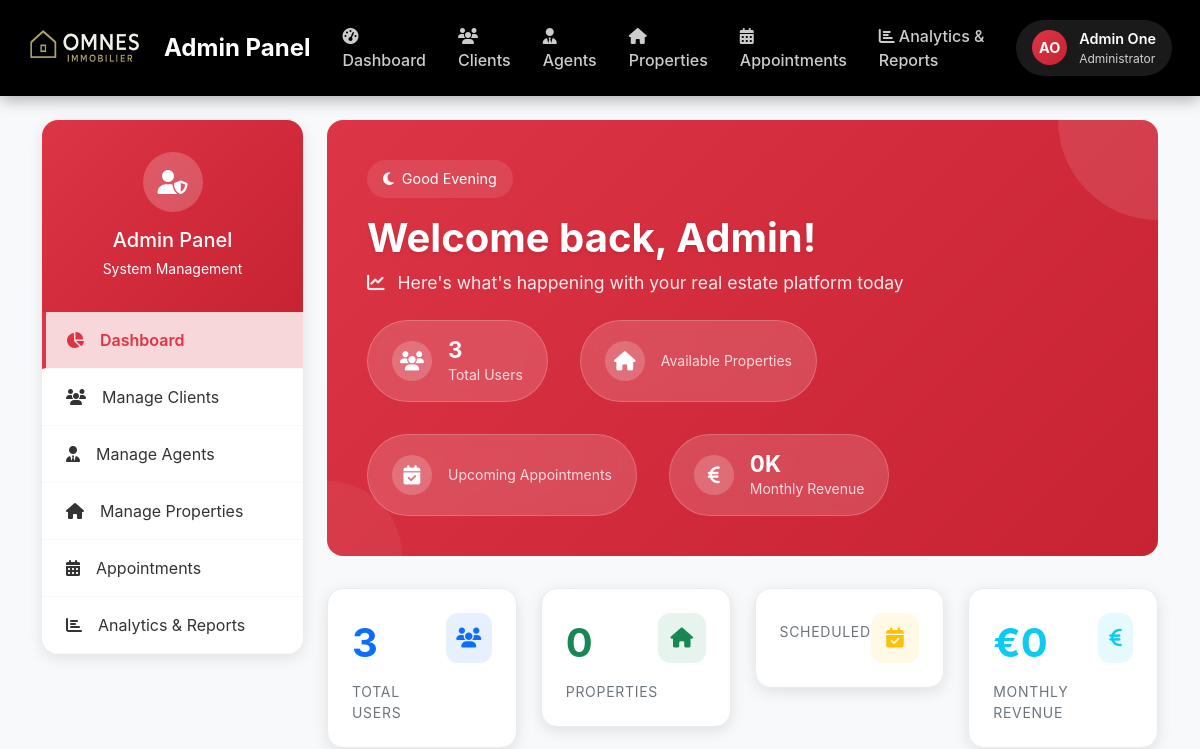
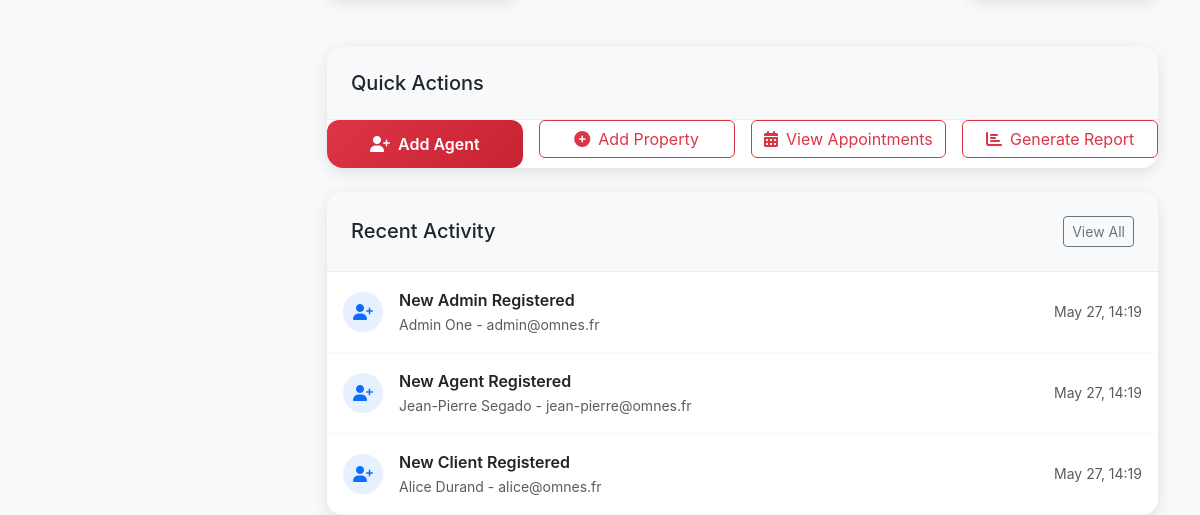
Page /src/admin/dashboard.php (signed in) on the earlier database version (2 pictures, top to bottom).
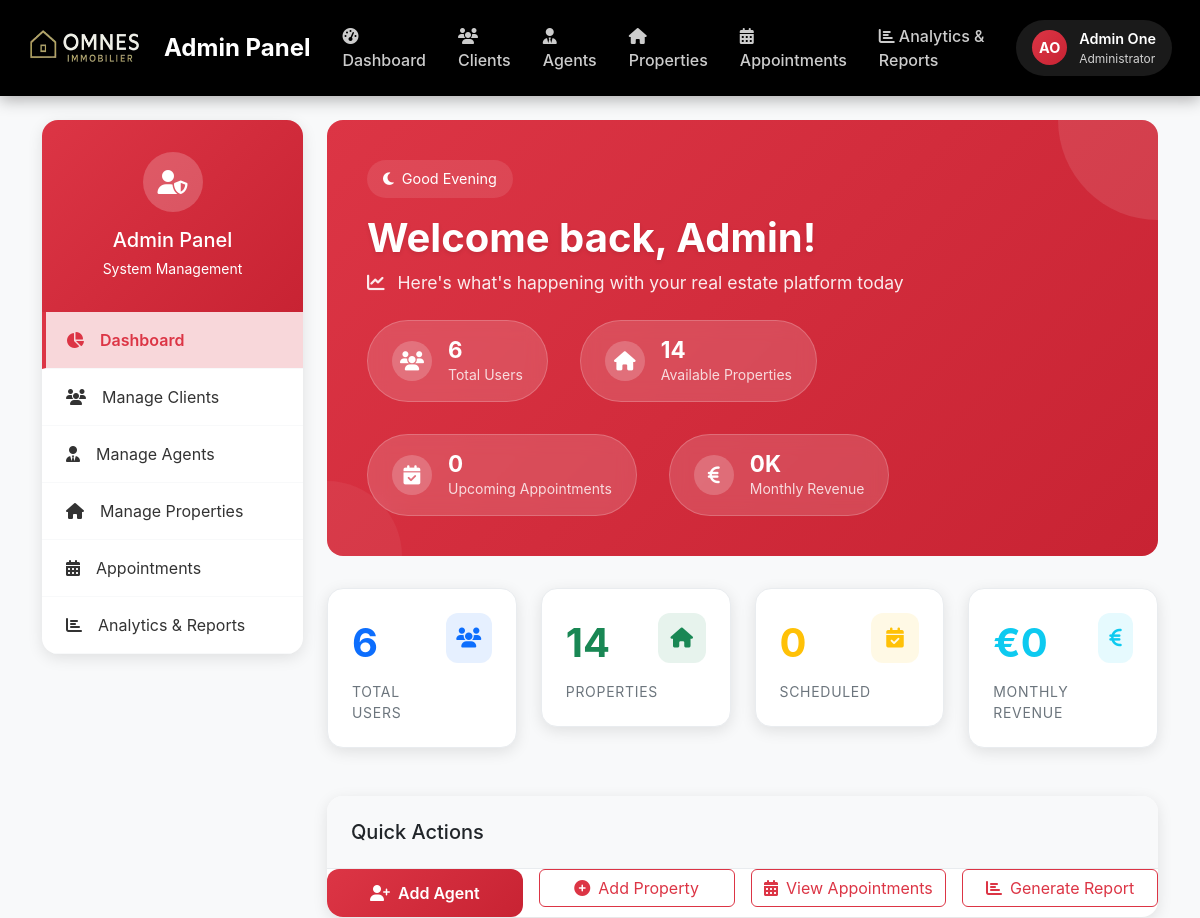
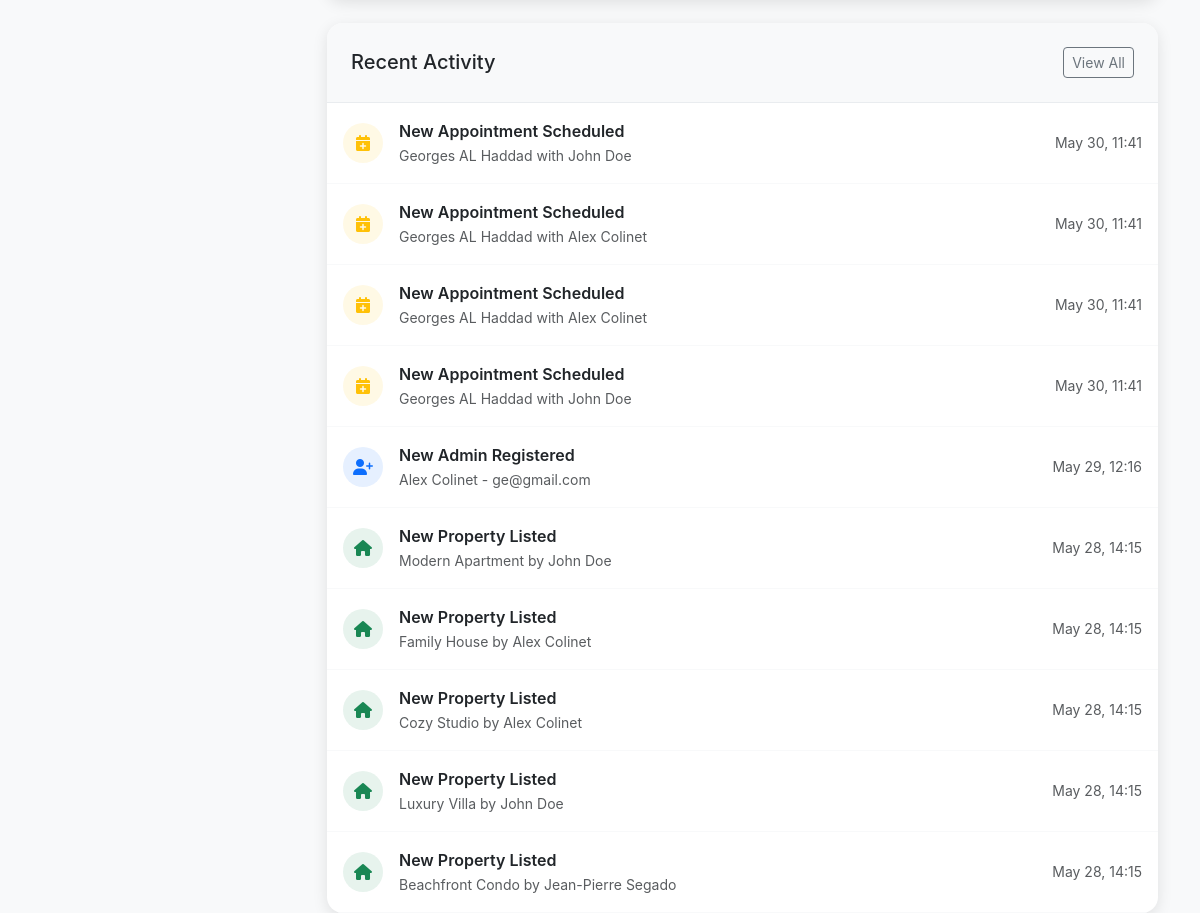
Same page on the later database version (2 pictures, top to bottom).
### tables this page shows
CREATE TABLE IF NOT EXISTS `users` (
  `id` int NOT NULL AUTO_INCREMENT,
  `first_name` varchar(50) NOT NULL,
  `last_name` varchar(50) NOT NULL,
  `email` varchar(100) NOT NULL,
  `password_hash` varchar(255) NOT NULL,
  `role` enum('admin','client','agent') NOT NULL DEFAULT 'client',
  `phone` varchar(15) NOT NULL,
  `created_at` timestamp NULL DEFAULT CURRENT_TIMESTAMP,
  `updated_at` timestamp NULL DEFAULT CURRENT_TIMESTAMP ON UPDATE CURRENT_TIMESTAMP,
  PRIMARY KEY (`id`),
  UNIQUE KEY `email` (`email`)
);

CREATE TABLE IF NOT EXISTS `properties` (
  `id` int NOT NULL AUTO_INCREMENT,
  `agent_id` int NOT NULL,
  `title` varchar(255) NOT NULL,
  `description` text NOT NULL,
  `images` json DEFAULT NULL,
  `price` decimal(12,2) NOT NULL,
  `property_type` enum('house','apartment','land','commercial','rental','auction') NOT NULL,
  `status` enum('available','pending','sold','rented','withdrawn') DEFAULT 'available',
  `address_line1` varchar(255) NOT NULL,
  `city` varchar(100) NOT NULL,
  `state` varchar(100) DEFAULT NULL,
  `postal_code` varchar(20) DEFAULT NULL,
  `country` varchar(100) DEFAULT 'France',
  `bedrooms` int DEFAULT '0',
  `bathrooms` int DEFAULT '0',
  `year_built` int DEFAULT '0',
  `living_area` int NOT NULL DEFAULT '0',
  `has_parking` tinyint(1) DEFAULT '0',
  `parking_spaces` int DEFAULT '0',
  `has_garden` tinyint(1) DEFAULT '0',
  `created_at` timestamp NULL DEFAULT CURRENT_TIMESTAMP,
  `updated_at` timestamp NULL DEFAULT CURRENT_TIMESTAMP ON UPDATE CURRENT_TIMESTAMP,
  PRIMARY KEY (`id`),
  KEY `agent_id` (`agent_id`)
);

CREATE TABLE IF NOT EXISTS `appointments` (
  `id` int NOT NULL AUTO_INCREMENT,
  `client_id` int NOT NULL,
  `agent_id` int NOT NULL,
  `property_id` int NOT NULL,
  `appointment_date` datetime NOT NULL,
  `status` enum('scheduled','completed','cancelled') DEFAULT 'scheduled',
  `location` varchar(255) NOT NULL,
  `created_at` timestamp NULL DEFAULT CURRENT_TIMESTAMP,
  `updated_at` timestamp NULL DEFAULT CURRENT_TIMESTAMP ON UPDATE CURRENT_TIMESTAMP,
  PRIMARY KEY (`id`),
  KEY `client_id` (`client_id`),
  KEY `agent_id` (`agent_id`),
  KEY `property_id` (`property_id`)
);

### src/includes/functions.php (called while the page is built, shortened)
<?php
function isLoggedIn() {
    return isset($_SESSION['user_id']) && !empty($_SESSION['user_id']);
}
function getCurrentUser() {
    global $pdo;
    try {
        $stmt = $pdo->prepare("SELECT * FROM users WHERE id = ?");
        $stmt->execute([$_SESSION['user_id']]);
        return $stmt->fetch(PDO::FETCH_ASSOC);
    } catch (Exception $e) {
        error_log("getCurrentUser error: " . $e->getMessage());
        return null;
    }
}
?>

### src/admin/dashboard.php (the view, shortened to what the changed rows need)
<?php
require_once '../config/database.php';
require_once '../includes/functions.php';
$database = Database::getInstance();
$db = $database->getConnection();
$admin_data = getCurrentUser();
$stats = [
    'total_users' => 0,
    'total_agents' => 0,
    'total_clients' => 0,
    'total_properties' => 0,
    'available_properties' => 0,
    'sold_properties' => 0,
    'total_appointments' => 0,
    'scheduled_appointments' => 0,
    'revenue_this_month' => 0,
    'new_users_this_month' => 0
];
try {
    $user_stats = $db->query("
        SELECT
            COUNT(*) as total_users,
            SUM(CASE WHEN role = 'agent' THEN 1 ELSE 0 END) as total_agents,
            SUM(CASE WHEN role = 'client' THEN 1 ELSE 0 END) as total_clients,
            SUM(CASE WHEN created_at >= DATE_SUB(NOW(), INTERVAL 1 MONTH) THEN 1 ELSE 0 END) as new_users_this_month
        FROM users
    ")->fetch(PDO::FETCH_ASSOC);
    $stats = array_merge($stats, $user_stats);
    $property_stats = $db->query("
        SELECT
            COUNT(*) as total_properties,
            SUM(CASE WHEN status = 'available' THEN 1 ELSE 0 END) as available_properties,
            SUM(CASE WHEN status = 'sold' THEN 1 ELSE 0 END) as sold_properties,
            SUM(CASE WHEN status = 'sold' AND MONTH(updated_at) = MONTH(CURRENT_DATE()) THEN price ELSE 0 END) as revenue_this_month
        FROM properties
    ")->fetch(PDO::FETCH_ASSOC);
    $stats = array_merge($stats, $property_stats);
    $appointment_stats = $db->query("
        SELECT
            COUNT(*) as total_appointments,
            SUM(CASE WHEN status = 'scheduled' AND appointment_date >= NOW() THEN 1 ELSE 0 END) as scheduled_appointments
        FROM appointments
    ")->fetch(PDO::FETCH_ASSOC);
    $stats = array_merge($stats, $appointment_stats);
} catch (Exception $e) {
    error_log("Admin stats error: " . $e->getMessage());
}
$recent_activities = [];
try {
    $recent_users = $db->query("
        SELECT u.*, 'new_user' as activity_type, u.created_at as activity_date
        FROM users u
        ORDER BY u.created_at DESC
        LIMIT 5
    ")->fetchAll(PDO::FETCH_ASSOC);
    $recent_properties = $db->query("
        SELECT p.*, u.first_name, u.last_name, 'new_property' as activity_type, p.created_at as activity_date
        FROM properties p
        JOIN users u ON p.agent_id = u.id
        ORDER BY p.created_at DESC
        LIMIT 5
    ")->fetchAll(PDO::FETCH_ASSOC);
    $recent_appointments = $db->query("
        SELECT a.*, p.title as property_title,
               CONCAT(agent.first_name, ' ', agent.last_name) as agent_name,
               CONCAT(client.first_name, ' ', client.last_name) as client_name,
               'new_appointment' as activity_type, a.created_at as activity_date
        FROM appointments a
        JOIN properties p ON a.property_id = p.id
        JOIN users agent ON a.agent_id = agent.id
        JOIN users client ON a.client_id = client.id
        ORDER BY a.created_at DESC
        LIMIT 5
    ")->fetchAll(PDO::FETCH_ASSOC);
    $recent_activities = array_merge($recent_users, $recent_properties, $recent_appointments);
    usort($recent_activities, function($a, $b) {
        return strtotime($b['activity_date']) - strtotime($a['activity_date']);
    });
    $recent_activities = array_slice($recent_activities, 0, 10);
} catch (Exception $e) {
    error_log("Recent activities error: " . $e->getMessage());
}
?>
<!DOCTYPE html>
<html lang="en">
<head>
    <link href="https://cdnjs.cloudflare.com/ajax/libs/bootstrap/5.3.0/css/bootstrap.min.css" rel="stylesheet">
    <link href="https://cdnjs.cloudflare.com/ajax/libs/font-awesome/6.4.0/css/all.min.css" rel="stylesheet">
</head>
<body>
    <?php include '../includes/admin_header.php'; ?>
    <div class="container mt-4">
        <div class="row">
            <div class="col-lg-9">
                <div class="dashboard-hero">
                    <div class="dashboard-content">
                        <?php
                        $hour = date('H');
                        if ($hour < 12) {
                            $greeting = "Good Morning";
                            $greeting_icon = "fa-sun";
                        } elseif ($hour < 17) {
                            $greeting = "Good Afternoon";
                            $greeting_icon = "fa-cloud-sun";
                        } else {
                            $greeting = "Good Evening";
                            $greeting_icon = "fa-moon";
                        }
                        ?>
                        <div class="time-greeting">
                            <i class="fas <?= $greeting_icon ?> me-2"></i><?= $greeting ?>
                        </div>
                        <h1 class="dashboard-title">
                            Welcome back, <?= htmlspecialchars($admin_data['first_name']) ?>!
                        </h1>
                        <p class="dashboard-subtitle">
                            <i class="fas fa-chart-line me-2"></i>
                            Here's what's happening with your real estate platform today
                        </p>
                        <div class="dashboard-stats-quick">
                            <div class="quick-stat">
                                <div class="quick-stat-info">
                                    <h6><?= $stats['total_users'] ?></h6>
                                    <p>Total Users</p>
                                </div>
                            </div>
                            <div class="quick-stat">
                                <div class="quick-stat-info">
                                    <h6><?= $stats['available_properties'] ?></h6>
                                    <p>Available Properties</p>
                                </div>
                            </div>
                            <div class="quick-stat">
                                <div class="quick-stat-info">
                                    <h6><?= $stats['scheduled_appointments'] ?></h6>
                                    <p>Upcoming Appointments</p>
                                </div>
                            </div>
                            <div class="quick-stat">
                            </div>
                        </div>
                    </div>
                </div>
                <div class="row mb-4">
                    <div class="col-xl-3 col-md-6 mb-4">
                        <div class="stats-card">
                            <div class="d-flex justify-content-between align-items-start">
                                <div>
                                    <div class="stats-value text-primary"><?= $stats['total_users'] ?></div>
                                    <div class="stats-label">Total Users</div>
                                </div>
                            </div>
                        </div>
                    </div>
                    <div class="col-xl-3 col-md-6 mb-4">
                        <div class="stats-card">
                            <div class="d-flex justify-content-between align-items-start">
                                <div>
                                    <div class="stats-value text-success"><?= $stats['total_properties'] ?></div>
                                    <div class="stats-label">Properties</div>
                                </div>
                            </div>
                        </div>
                    </div>
                    <div class="col-xl-3 col-md-6 mb-4">
                        <div class="stats-card">
                            <div class="d-flex justify-content-between align-items-start">
                                <div>
                                    <div class="stats-value text-warning"><?= $stats['scheduled_appointments'] ?></div>
                                    <div class="stats-label">Scheduled</div>
                                </div>
                            </div>
                        </div>
                    </div>
                </div>
                <div class="content-card">
                    <div class="card-body p-0">
                        <?php foreach ($recent_activities as $activity): ?>
                            <div class="activity-item d-flex align-items-center">
                                <?php if ($activity['activity_type'] === 'new_user'): ?>
                                    <div class="activity-icon bg-primary bg-opacity-10 text-primary me-3">
                                        <i class="fas fa-user-plus"></i>
                                    </div>
                                    <div class="flex-grow-1">
                                        <div class="fw-semibold">New <?= ucfirst($activity['role']) ?> Registered</div>
                                        <small class="text-muted"><?= htmlspecialchars($activity['first_name'] . ' ' . $activity['last_name']) ?> - <?= $activity['email'] ?></small>
                                    </div>
                                <?php elseif ($activity['activity_type'] === 'new_property'): ?>
                                    <div class="activity-icon bg-success bg-opacity-10 text-success me-3">
                                        <i class="fas fa-home"></i>
                                    </div>
                                    <div class="flex-grow-1">
                                        <div class="fw-semibold">New Property Listed</div>
                                        <small class="text-muted"><?= htmlspecialchars($activity['title']) ?> by <?= htmlspecialchars($activity['first_name'] . ' ' . $activity['last_name']) ?></small>
                                    </div>
                                <?php elseif ($activity['activity_type'] === 'new_appointment'): ?>
                                    <div class="activity-icon bg-warning bg-opacity-10 text-warning me-3">
                                        <i class="fas fa-calendar-plus"></i>
                                    </div>
                                    <div class="flex-grow-1">
                                        <div class="fw-semibold">New Appointment Scheduled</div>
                                        <small class="text-muted"><?= htmlspecialchars($activity['client_name']) ?> with <?= htmlspecialchars($activity['agent_name']) ?></small>
                                    </div>
                                <?php endif; ?>
                                <div class="text-muted small">
                                    <?= date('M d, H:i', strtotime($activity['activity_date'])) ?>
                                </div>
                            </div>
                        <?php endforeach; ?>
                    </div>
                </div>
            </div>
        </div>
    </div>
</body>
</html>

### src/includes/admin_header.php (shortened to what the changed rows need)
<nav class="navbar navbar-expand-lg admin-header">
    <div class="container-fluid">
        <div class="collapse navbar-collapse" id="navbarNav">
            <div class="d-flex align-items-center me-3">
                <div class="dropdown">
                    <a href="#" class="user-profile dropdown-toggle" data-bs-toggle="dropdown" aria-expanded="false">
                        <div class="user-avatar">
                            <?= strtoupper(substr($admin_data['first_name'] ?? 'A', 0, 1) . substr($admin_data['last_name'] ?? 'D', 0, 1)) ?>
                        </div>
                        <div class="user-info">
                            <div class="user-name"><?= htmlspecialchars(($admin_data['first_name'] ?? '') . ' ' . ($admin_data['last_name'] ?? '')) ?></div>
                            <div class="user-role">Administrator</div>
                        </div>
                    </a>
                </div>
            </div>
        </div>
    </div>
</nav>

Differences in the rows shown:
no longer on one of the page's lists (row edited): users: role "Admin", first_name+last_name "Admin One", email "admin@omnes.fr", created_at "May 27, 14:19"
no longer on this page (row edited): users: role "Agent", first_name+last_name "Jean-Pierre Segado", email "jean-pierre@omnes.fr", created_at "May 27, 14:19"
no longer on this page (row edited): users: role "Client", first_name+last_name "Alice Durand", email "alice@omnes.fr", created_at "May 27, 14:19"
added properties: agent "6", title "Family House", users.first_name+last_name "Alex Colinet", created_at "May 28, 14:15"
added appointments: client_name "Georges AL Haddad", agent_name "John Doe", created_at "May 30, 11:41"
added appointments: client_name "Georges AL Haddad", agent_name "Alex Colinet", created_at "May 30, 11:41"
added appointments: client_name "Georges AL Haddad", agent_name "Alex Colinet", created_at "May 30, 11:41"
added appointments: client_name "Georges AL Haddad", agent_name "John Doe", created_at "May 30, 11:41"
added users: role "Admin", first_name+last_name "Alex Colinet", email "ge@gmail.com", created_at "May 29, 12:16"
added properties: title "Modern Apartment", users.first_name+last_name "John Doe", created_at "May 28, 14:15"
added properties: title "Cozy Studio", users.first_name+last_name "Alex Colinet", created_at "May 28, 14:15"
added properties: title "Luxury Villa", users.first_name+last_name "John Doe", created_at "May 28, 14:15"
added properties: title "Beachfront Condo", users.first_name+last_name "Jean-Pierre Segado", created_at "May 28, 14:15"
Other differences:
$stats['available_properties']: (not shown) → "14"
$stats['scheduled_appointments']: (not shown) → "0"
$stats['total_properties']: "0" → "14"
$stats['total_users']: "3" → (not shown)
